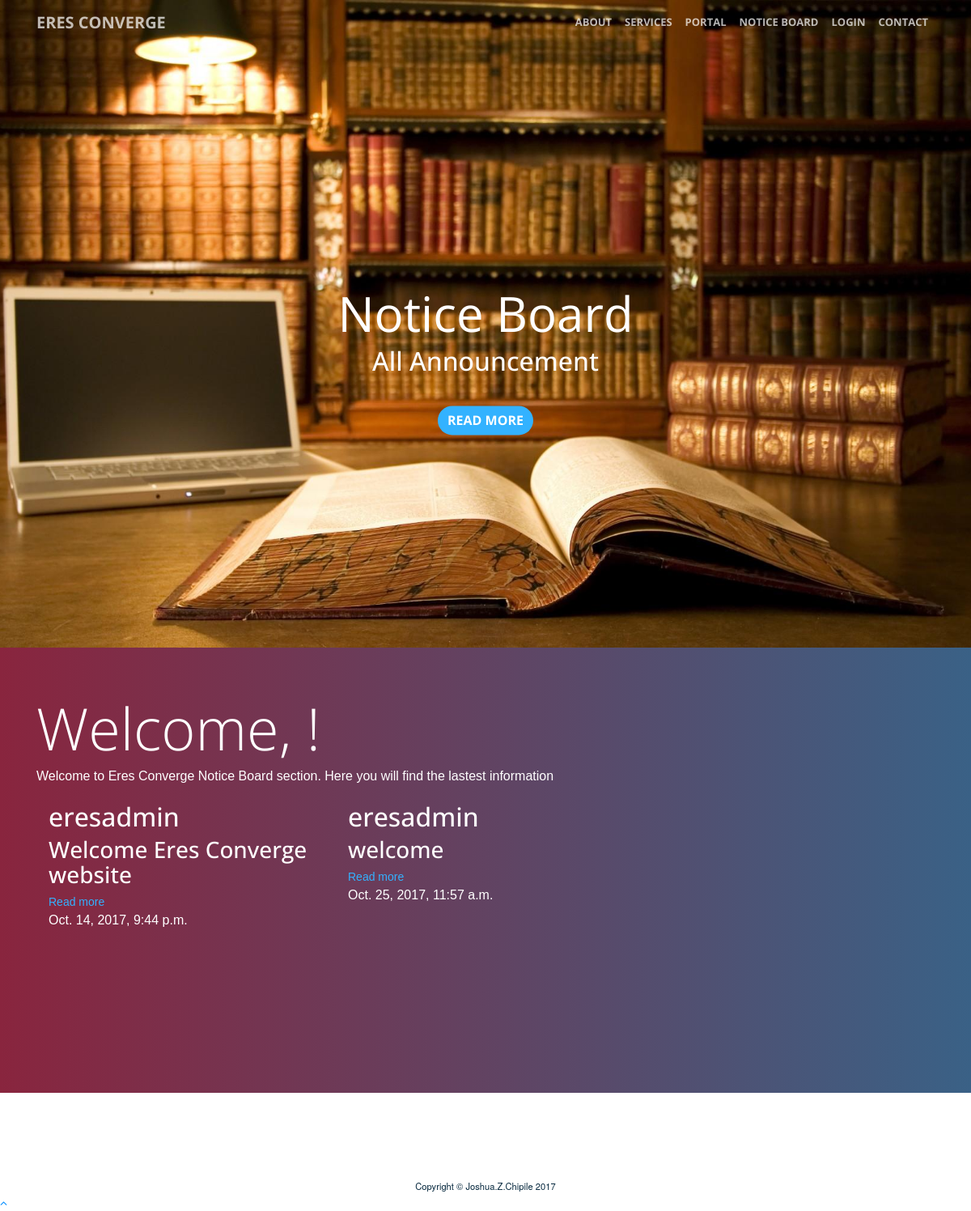
/board/, run on the app's committed database.
### eresapp/models.py (models this page shows, shortened)
class Post(models.Model):
    author = models.ForeignKey('auth.User')
    title = models.CharField(max_length=200)
    text  = models.TextField(max_length=400)
    created_date = models.DateTimeField( default=timezone.now)
    published_date = models.DateTimeField(blank=True, null=True)

### eresapp/views.py (the view)
# urls.py: url(r'^board/$', views.post_list, name='post_list'),
def post_list(request):
    posts = Post.objects.filter(published_date__lte=timezone.now()).order_by('published_date')
    return render(request, 'site/board.html', {'posts': posts})

### eresapp/templates/site/board.html
{% extends 'site/base2.html' %}
{% block content %}
    <header class="masthead">
        <div class="header-content">
            <div class="header-content-inner">
                <div class="animated fadeInUp" id="title_header">
                    Notice Board
                    <h2>All Announcement</h2>
		                <a href="#contacts">  <button class="btn btn-primary" >Read More</button></a>
                </div>
            </div>
        </div>
    </header>
 <section  id="contacts" id="notice">
       <div class="container">
         <h1 class="display-3">Welcome, {{user.username}}!</h1>
         <p>Welcome to Eres Converge Notice Board section. Here you will find the lastest information</p>
       <div class="container">
         <div class="row">
         {% for post in posts %}
           <div class="col-md-4">
             <h2>{{post.author}}</h2>
             <h3>{{post.title}}</h3>
             <a href="{% url 'post_detail' pk=post.pk %}">Read more</a>
              <p>{{post.published_date }}</p>
           </div>
           {% endfor %}
         </div>
       </div>
     </div>
 </section>
<section>
</section>
    <footer class="sticky-footer">
      <div class="container">
        <div class="text-center">
          <small>Copyright © Joshua.Z.Chipile 2017</small>
        </div>
      </div>
      <a class="scroll-to-top rounded" href="#page-top">
        <i class="fa fa-angle-up"></i>
      </a>
  </footer>
{% endblock %}

### static/css/main.css (style rules this page uses)
body { color: #06283e; font-size: 14px; }
#title_header { margin: 0px; padding-top: 10%; font: 400 60px "Open Sans"; text-align: center; }
#contacts { font-family: 'Teko', sans-serif; padding-top: 60px; margin-bottom: -8%; width: 100%; width: 100vw; height: 550px; background: #3a6186; background: -webkit-linear-gradient(to left, #3a6186 , #89253e); background: linear-gradient(to left, #3a6186 , #89253e); color : #fff; }
.fa { color: #008cff; }

### data on the page
Post: author "eresadmin", title "Welcome Eres Converge website", published_date "Oct. 14, 2017, 9:44 p.m."
Post: author "eresadmin", title "welcome", published_date "Oct. 25, 2017, 11:57 a.m."
